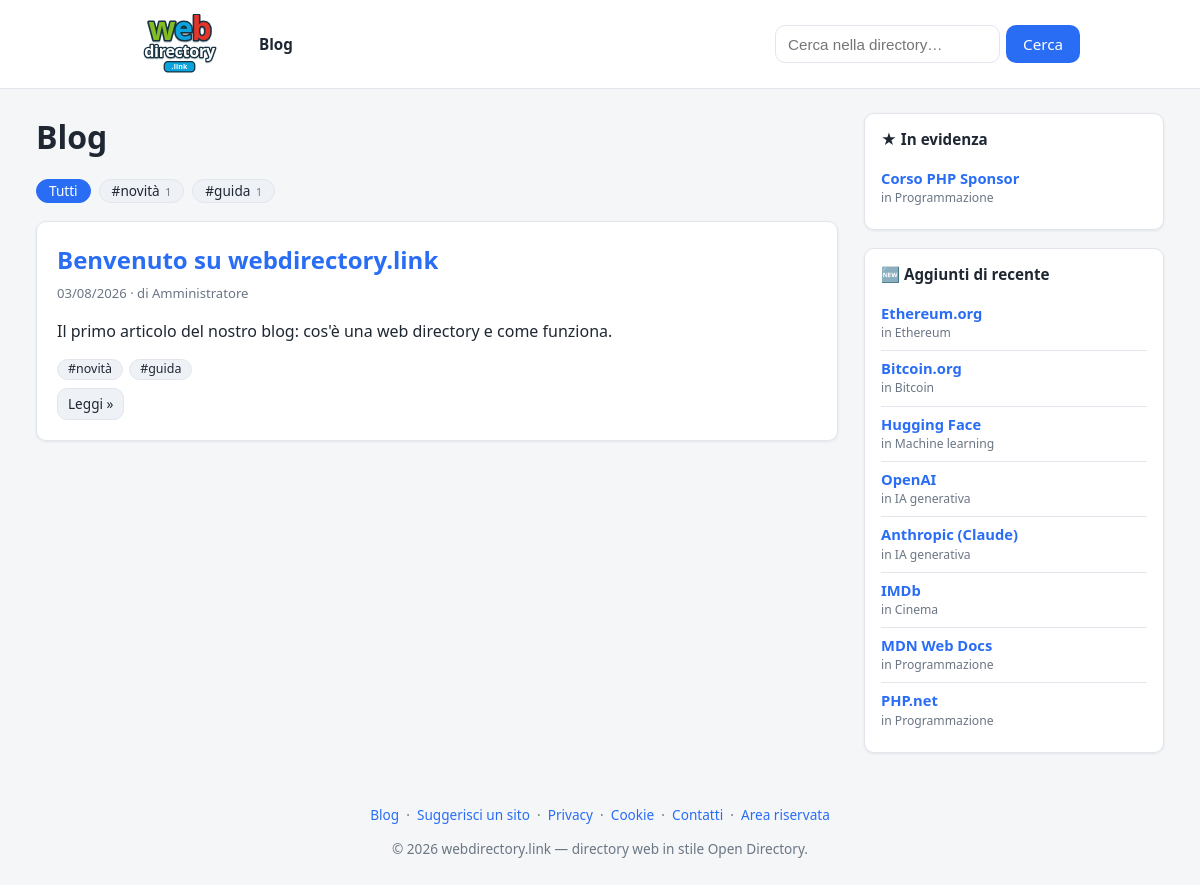
Page /blog on the committed database.
### tables this page shows
CREATE TABLE `posts` (
  `id`           INT UNSIGNED NOT NULL AUTO_INCREMENT,
  `title`        VARCHAR(200) NOT NULL,
  `slug`         VARCHAR(220) NOT NULL,
  `excerpt`      VARCHAR(500) NULL,
  `body`         MEDIUMTEXT NULL,
  `cover_image`  VARCHAR(500) NULL,
  `tags`         VARCHAR(255) NULL,
  `category_id`  INT UNSIGNED NULL,
  `status`       ENUM('draft','published') NOT NULL DEFAULT 'draft',
  `author`       VARCHAR(120) NULL,
  `published_at` DATETIME NULL,
  `created_at`   DATETIME NOT NULL DEFAULT CURRENT_TIMESTAMP,
  PRIMARY KEY (`id`),
  UNIQUE KEY `uq_posts_slug` (`slug`),
  KEY `idx_posts_status` (`status`,`published_at`),
  KEY `idx_posts_category` (`category_id`),
  CONSTRAINT `fk_posts_category` FOREIGN KEY (`category_id`)
    REFERENCES `categories` (`id`) ON DELETE SET NULL
);

CREATE TABLE `links` (
  `id`           INT UNSIGNED NOT NULL AUTO_INCREMENT,
  `category_id`  INT UNSIGNED NOT NULL,
  `title`        VARCHAR(200) NOT NULL,
  `url`          VARCHAR(2048) NOT NULL,
  `description`  TEXT NULL,
  `status`       ENUM('approved','pending') NOT NULL DEFAULT 'approved',
  `submitted_by` VARCHAR(190) NULL,    
  `featured`         TINYINT(1) NOT NULL DEFAULT 0,    
  `featured_position` INT NOT NULL DEFAULT 0,          
  `featured_until`   DATE NULL,                        
  `image_url`    VARCHAR(2048) NULL,                   
  `latitude`     DECIMAL(10,7) NULL,                   
  `longitude`    DECIMAL(10,7) NULL,
  `address`      VARCHAR(255) NULL,                    
  `sort_order`   INT NOT NULL DEFAULT 0,
  `created_at`   DATETIME NOT NULL DEFAULT CURRENT_TIMESTAMP,
  PRIMARY KEY (`id`),
  KEY `idx_links_category` (`category_id`),
  KEY `idx_links_status` (`status`),
  KEY `idx_links_featured` (`featured`,`featured_position`),
  FULLTEXT KEY `ft_links_search` (`title`,`description`),
  CONSTRAINT `fk_links_category` FOREIGN KEY (`category_id`)
      REFERENCES `categories`(`id`) ON DELETE CASCADE
);

CREATE TABLE `categories` (
  `id`          INT UNSIGNED NOT NULL AUTO_INCREMENT,
  `parent_id`   INT UNSIGNED NULL,
  `name`        VARCHAR(160) NOT NULL,
  `slug`        VARCHAR(180) NOT NULL,
  `path`        VARCHAR(2000) NOT NULL DEFAULT '',   
  `description` TEXT NULL,
  `sort_order`  INT NOT NULL DEFAULT 0,
  `created_at`  DATETIME NOT NULL DEFAULT CURRENT_TIMESTAMP,
  PRIMARY KEY (`id`),
  KEY `idx_categories_parent` (`parent_id`),
  KEY `idx_categories_path` (`path`(191)),
  CONSTRAINT `fk_categories_parent` FOREIGN KEY (`parent_id`)
      REFERENCES `categories`(`id`) ON DELETE CASCADE
);

### app/helpers.php (called while the page is built, shortened)
<?php
function e(?string $v): string
{
    return htmlspecialchars((string) $v, ENT_QUOTES | ENT_SUBSTITUTE, 'UTF-8');
}
function url(string $path = ''): string
{
    global $CONFIG;
    $base = rtrim($CONFIG['site']['base_url'] ?? '', '/');
    $path = '/' . ltrim($path, '/');
    return $base . ($path === '/' ? '/' : $path);
}
function view(string $view, array $data = [], string $layout = 'layout'): void
{
    extract($data, EXTR_SKIP);
    require APP_PATH . '/views/' . $view . '.php';
    require APP_PATH . '/views/partials/' . $layout . '.php';
}

### app/controllers/PublicController.php (called while the page is built, shortened)
<?php
class PublicController
{
    public static function blog(): void
    {
        global $CONFIG;
        $perPage = (int) ($CONFIG['per_page'] ?? 20);
        $page = max(1, (int) input('page', '1'));
        $offset = ($page - 1) * $perPage;
        $tag = trim(input('tag'));
        $tag = $tag !== '' ? $tag : null;
        view('public/blog', [
            'title'    => $tag ? 'Blog · #' . $tag : 'Blog',
            'posts'    => Post::published($perPage, $offset, $tag),
            'total'    => Post::publishedCount($tag),
            'page'     => $page,
            'perPage'  => $perPage,
            'tag'      => $tag,
            'tagCloud' => Post::tagCloud(),
        ]);
    }
}

### app/config.php (called while the page is built)
<?php
return [
    'db' => [
        'driver'  => getenv('DB_DRIVER') ?: 'mysql',
        'host'    => getenv('DB_HOST') ?: '127.0.0.1',
        'name'    => getenv('DB_NAME') ?: 'dircms',
        'user'    => getenv('DB_USER') ?: 'root',
        'pass'    => getenv('DB_PASS') ?: '',
        'charset' => 'utf8mb4',
    ],
    'site' => [
        'name'     => 'webdirectory.link',
        'base_url' => '',
        'url'      => getenv('SITE_URL') ?: 'https://webdirectory.link',
        'email'    => 'info@webdirectory.link',
        'owner'    => '',
    ],
    'per_page' => 20,
    'adsense' => [
        'client' => getenv('ADSENSE_CLIENT') ?: '',
        'slot'   => getenv('ADSENSE_SLOT') ?: '',
    ],
    'antispam' => [
        'enabled'  => true,
        'min_secs' => 3,
    ],
    'describe' => [
        'meta_enabled' => true,
        'ai_enabled'   => (bool) (getenv('ANTHROPIC_API_KEY')),
        'ai_api_key'   => getenv('ANTHROPIC_API_KEY') ?: '',
        'ai_model'     => 'claude-haiku-4-5',
    ],
];

### app/Database.php (called while the page is built, shortened)
<?php
class Database
{
    private static ?PDO $pdo = null;
    public static function connect(array $cfg): PDO
    {
        $dsn = sprintf(
            'mysql:host=%s;dbname=%s;charset=%s',
            $cfg['host'],
            $cfg['name'],
            $cfg['charset']
        );
        self::$pdo = new PDO($dsn, $cfg['user'], $cfg['pass'], [
            PDO::ATTR_ERRMODE            => PDO::ERRMODE_EXCEPTION,
            PDO::ATTR_DEFAULT_FETCH_MODE => PDO::FETCH_ASSOC,
            PDO::ATTR_EMULATE_PREPARES   => false,
        ]);
        return self::$pdo;
    }
    public static function pdo(): PDO
    {
        return self::$pdo;
    }
    public static function driver(): string
    {
        return (string) self::pdo()->getAttribute(PDO::ATTR_DRIVER_NAME);
    }
}

### app/models/Post.php (called while the page is built, shortened)
<?php
class Post
{
    public static function db(): PDO
    {
        return Database::pdo();
    }
    public static function published(int $limit, int $offset, ?string $tag = null): array
    {
        $sql = "SELECT p.*, c.name AS category_name, c.path AS category_path
                FROM posts p LEFT JOIN categories c ON c.id = p.category_id
                WHERE p.status = 'published'";
        $sql .= ' ORDER BY p.published_at DESC, p.id DESC LIMIT ? OFFSET ?';
        $st = self::db()->prepare(self::concatSql($sql));
        $i = 1;
        $st->bindValue($i++, $limit, PDO::PARAM_INT);
        $st->bindValue($i++, $offset, PDO::PARAM_INT);
        $st->execute();
        return $st->fetchAll();
    }
    private static function concatSql(string $sql): string
    {
        if (Database::driver() === 'mysql') {
            $sql = str_replace(
                "(',' || REPLACE(LOWER(p.tags), ', ', ',') || ',')",
                "CONCAT(',', REPLACE(LOWER(p.tags), ', ', ','), ',')",
                $sql
            );
        }
        return $sql;
    }
    public static function tagCloud(): array
    {
        $rows = self::db()->query(
            "SELECT tags FROM posts WHERE status = 'published' AND tags IS NOT NULL AND tags <> ''"
        )->fetchAll();
        $counts = [];
        foreach ($rows as $r) {
            foreach (self::splitTags($r['tags']) as $t) {
                $key = mb_strtolower($t);
                if (!isset($counts[$key])) {
                    $counts[$key] = ['tag' => $t, 'count' => 0];
                }
                $counts[$key]['count']++;
            }
        }
        uasort($counts, fn($a, $b) => $b['count'] <=> $a['count']);
        return array_values($counts);
    }
    public static function splitTags(?string $tags): array
    {
        $parts = array_map('trim', explode(',', $tags));
        return array_values(array_filter($parts, fn($t) => $t !== ''));
    }
}

### app/models/Link.php (called while the page is built, shortened)
<?php
class Link
{
    public static function db(): PDO
    {
        return Database::pdo();
    }
    public static function expireFeatured(): void
    {
        $st = self::db()->prepare(
            "UPDATE links SET featured = 0
             WHERE featured = 1 AND featured_until IS NOT NULL AND featured_until < ?"
        );
        $st->execute([date('Y-m-d')]);
    }
    public static function topFeatured(int $limit): array
    {
        self::expireFeatured();
        $st = self::db()->prepare(
            "SELECT l.*, c.name AS category_name, c.path AS category_path
             FROM links l JOIN categories c ON c.id = l.category_id
             WHERE l.featured = 1 AND l.status = 'approved'
             ORDER BY l.featured_position ASC, l.created_at DESC
             LIMIT ?"
        );
        $st->bindValue(1, $limit, PDO::PARAM_INT);
        $st->execute();
        return $st->fetchAll();
    }
    public static function recent(int $limit): array
    {
        $st = self::db()->prepare(
            "SELECT l.*, c.name AS category_name, c.path AS category_path
             FROM links l JOIN categories c ON c.id = l.category_id
             WHERE l.status = 'approved'
             ORDER BY l.created_at DESC, l.id DESC
             LIMIT ?"
        );
        $st->bindValue(1, $limit, PDO::PARAM_INT);
        $st->execute();
        return $st->fetchAll();
    }
}

### app/views/public/blog.php (the view, shortened to what this page needs)
<div class="page-head">
  <h1 style="margin:0">Blog</h1>
</div>
<?php if (!empty($tagCloud)): ?>
  <div class="tag-cloud">
    <a class="tag-chip<?= $tag === null ? ' active' : '' ?>" href="<?= e(url('/blog')) ?>">Tutti</a>
    <?php foreach ($tagCloud as $tc): ?>
      <a class="tag-chip<?= ($tag !== null && mb_strtolower($tag) === mb_strtolower($tc['tag'])) ? ' active' : '' ?>"
         href="<?= e(url('/blog') . '?tag=' . rawurlencode($tc['tag'])) ?>">
        #<?= e($tc['tag']) ?> <span class="tc-n"><?= (int) $tc['count'] ?></span>
      </a>
    <?php endforeach; ?>
  </div>
<?php endif; ?>
<?php if (!$posts): ?>
  <p class="muted"><?= $tag !== null ? 'Nessun articolo con questo tag.' : 'Nessun articolo pubblicato al momento.' ?></p>
<?php else: ?>
  <?php foreach ($posts as $p): ?>
    <div class="panel post-card">
      <div class="post-card-body">
        <h2 style="margin:0 0 6px">
          <a href="<?= e(url('/blog/' . $p['slug'])) ?>"><?= e($p['title']) ?></a>
        </h2>
        <div class="muted" style="font-size:.82rem; margin-bottom:8px">
          <?= e(date('d/m/Y', strtotime((string)($p['published_at'] ?? $p['created_at'])))) ?>
          <?php if (!empty($p['author'])): ?> · di <?= e($p['author']) ?><?php endif; ?>
        </div>
        <?php if (!empty($p['excerpt'])): ?>
          <p><?= e($p['excerpt']) ?></p>
        <?php endif; ?>
        <?php $ptags = Post::splitTags($p['tags'] ?? null); ?>
        <?php if ($ptags): ?>
          <div class="post-tags">
            <?php foreach ($ptags as $t): ?>
              <a class="tag-chip small" href="<?= e(url('/blog') . '?tag=' . rawurlencode($t)) ?>">#<?= e($t) ?></a>
            <?php endforeach; ?>
          </div>
        <?php endif; ?>
        <a class="btn small secondary" href="<?= e(url('/blog/' . $p['slug'])) ?>">Leggi »</a>
      </div>
    </div>
  <?php endforeach; ?>
<?php endif; ?>

### public/index.php (shortened to what this page needs)
<?php
$configFile = APP_PATH . '/config.php';
$CONFIG = require $configFile;
require APP_PATH . '/Database.php';
require APP_PATH . '/helpers.php';
require APP_PATH . '/models/Link.php';
require APP_PATH . '/models/Post.php';
require APP_PATH . '/controllers/PublicController.php';
$uri = parse_url($_SERVER['REQUEST_URI'] ?? '/', PHP_URL_PATH) ?? '/';
$uri = '/' . trim(rawurldecode($uri), '/');
$method = $_SERVER['REQUEST_METHOD'] ?? 'GET';
foreach ($routes as [$rMethod, $pattern, $handler]) {
    if ($rMethod === $method && preg_match($pattern, $uri, $m)) {
        array_shift($m);
        $handler(...$m);
        exit;
    }
}

### app/views/partials/sidebar.php (shortened to what this page needs)
<?php
$topLinks    = Link::topFeatured(5);
$recentLinks = Link::recent(8);
?>
<aside class="sidebar">
  <div class="side-box">
    <h3 class="side-title">★ In evidenza</h3>
    <?php if ($topLinks): ?>
      <ul class="side-list">
        <?php foreach ($topLinks as $l): ?>
          <li>
            <a class="side-link" href="<?= e($l['url']) ?>" target="_blank" rel="nofollow noopener sponsored"><?= e($l['title']) ?></a>
            <span class="side-cat">in <a href="<?= e(url($l['category_path'])) ?>"><?= e($l['category_name']) ?></a></span>
          </li>
        <?php endforeach; ?>
      </ul>
    <?php endif; ?>
  </div>
  <div class="side-box">
    <h3 class="side-title">🆕 Aggiunti di recente</h3>
    <?php if ($recentLinks): ?>
      <ul class="side-list">
        <?php foreach ($recentLinks as $l): ?>
          <li>
            <a class="side-link" href="<?= e($l['url']) ?>" target="_blank" rel="nofollow noopener"><?= e($l['title']) ?></a>
            <span class="side-cat">in <a href="<?= e(url($l['category_path'])) ?>"><?= e($l['category_name']) ?></a></span>
          </li>
        <?php endforeach; ?>
      </ul>
    <?php else: ?>
      <p class="side-empty">Ancora nessun sito. <a href="<?= e(url('/suggest')) ?>">Suggeriscine uno</a>.</p>
    <?php endif; ?>
  </div>
</aside>

### assets/css/style.css (style rules this page uses)
:root { --bg:#f5f6f8; --panel:#ffffff; --ink:#1f2733; --muted:#6b7684; --brand:#2a6df5; --brand-dark:#1a52c9; --border:#e2e6ec; --ok:#1f9d55; --warn:#d97706; --danger:#dc2626; --pending:#fff7ed; --radius:10px; --shadow:0 1px 3px rgba(20,30,50,.08); }
* { box-sizing:border-box }
body { margin:0; font-family:system-ui,-apple-system,"Segoe UI",Roboto,Helvetica,Arial,sans-serif; color:var(--ink); background:var(--bg); line-height:1.5; }
a { color:var(--brand); text-decoration:none }
.post-card { display:flex; gap:16px; align-items:flex-start }
.post-card-body { min-width:0; flex:1 }
.tag-cloud { display:flex; flex-wrap:wrap; gap:8px; margin-bottom:18px }
.post-tags { display:flex; flex-wrap:wrap; gap:6px; margin:8px 0 }
.tag-chip { display:inline-block; background:#eef1f6; color:var(--ink); border:1px solid var(--border); border-radius:999px; padding:4px 12px; font-size:.85rem; line-height:1 }
.tag-chip.active { background:var(--brand); color:#fff; border-color:var(--brand) }
.tag-chip.small { padding:3px 10px; font-size:.78rem }
.tag-chip .tc-n { opacity:.6; font-size:.78em; margin-left:2px }
.sidebar { display:flex; flex-direction:column; gap:18px; position:sticky; top:16px }
.side-box { background:var(--panel); border:1px solid var(--border); border-radius:var(--radius); box-shadow:var(--shadow); padding:14px 16px }
.side-title { margin:0 0 10px; font-size:.95rem }
.side-list { list-style:none; margin:0; padding:0 }
.side-list li { padding:8px 0; border-bottom:1px solid var(--border) }
.side-list li:last-child { border-bottom:0 }
.side-link { display:block; font-weight:600; font-size:.92rem; line-height:1.3 }
.side-cat { display:block; font-size:.76rem; color:var(--muted); margin-top:1px }
.side-cat a { color:var(--muted) }
.btn { display:inline-block; padding:8px 16px; border-radius:var(--radius); border:1px solid transparent; background:var(--brand); color:#fff; font-size:.95rem; cursor:pointer; font-family:inherit; }
.btn.small { padding:5px 10px; font-size:.85rem }
.btn.secondary { background:#eef1f6; color:var(--ink); border-color:var(--border) }
.panel { background:var(--panel); border:1px solid var(--border); border-radius:var(--radius); box-shadow:var(--shadow); padding:20px; margin-bottom:20px }
.muted { color:var(--muted) }
h1 { margin-top:0 }
.page-head { display:flex; justify-content:space-between; align-items:center; gap:12px; flex-wrap:wrap; margin-bottom:18px }

### rows in the picture
posts: title "Benvenuto su webdirectory.link", published_at "03/08/2026", author "Amministratore", excerpt "Il primo articolo del nostro blog: cos'è una web directory e come funziona.", t "novità", t "guida"
links: title "Corso PHP Sponsor", category.name "Programmazione"
links: title "Ethereum.org", category.name "Ethereum"
links: title "Bitcoin.org", category.name "Bitcoin"
links: title "Hugging Face", category.name "Machine learning"
links: title "OpenAI", category.name "IA generativa"
links: title "Anthropic (Claude)", category.name "IA generativa"
links: title "IMDb", category.name "Cinema"
links: title "MDN Web Docs", category.name "Programmazione"
links: title "PHP.net", category.name "Programmazione"

### other values in the picture
$tc['tag'] "novità"
$tc['count'] "1"
$tc['tag'] "guida"
$siteName "webdirectory.link"
